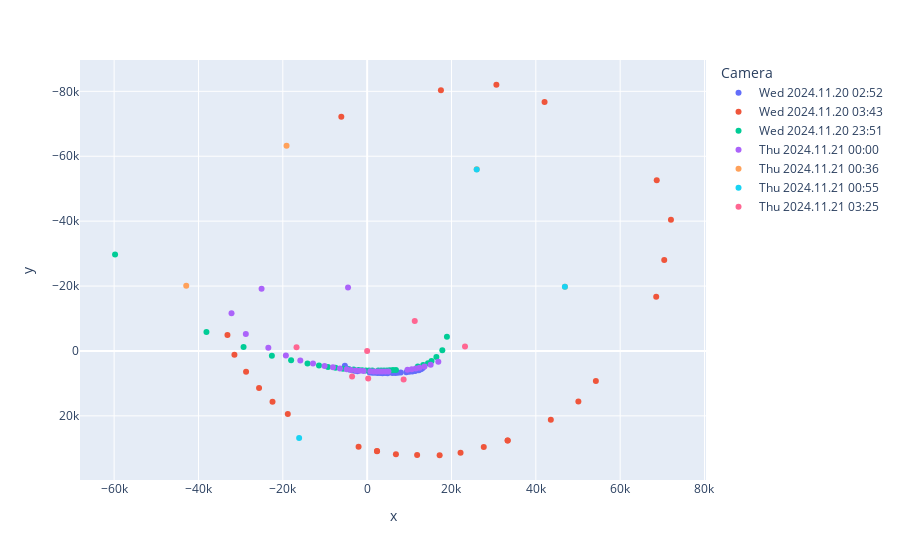

Here is the notebook cell this chart was saved with:
### Markdown cell above
Then we keep solving the intiial camera calibration, progressively removiving points with largest values until we get a good camera solve (e.g. values > 20k can be confusing for residuals)

### Code cell
fig = px.scatter(data_points
	, x='x'
	, y='y'
	, hover_name='Laser'
	, hover_data=['Active beam captures']
	, color='Camera')
fig.update_yaxes(autorange="reversed")
fig.show()

### Figure 1 — Plotly figure (JSON) as saved in the notebook; plotly's stock layout.template omitted (floating-point values rounded to 4 significant figures)
{"data": [{"customdata": [[9], [9], [9], [7], [9], [9], [9], [9], [9], [9], [9], [8], [8], [9], [7], [9], [9], [8], [9], [9], [5], [9], [8], [9], [9], [9], [8]], "hovertemplate": "<b>%{hovertext}</b><br><br>Camera=Wed 2024.11.20 02:52<br>x=%{x}<br>y=%{y}<br>Active beam captures=%{customdata[0]}<extra></extra>", "hovertext": ["Laser 1", "Laser 2", "Laser 3", "Laser 4", "Laser 36", "Laser 6", "Laser 7", "Laser 8", "Laser 10", "Laser 27", "Laser 40", "Laser 13", "Laser 15", "Laser 16", "Laser 17", "Laser 18", "Laser 19", "Laser 20", "Laser 21", "Laser 22", "Laser 29", "Laser 30", "Laser 31", "Laser 32", "Laser 33", "Laser 38", "Laser 39"], "legendgroup": "Wed 2024.11.20 02:52", "marker": {"color": "#636efa", "symbol": "circle"}, "mode": "markers", "name": "Wed 2024.11.20 02:52", "orientation": "v", "showlegend": true, "type": "scatter", "x": [591.8, 1229.0, 1832.0, 2463.0, 3083.0, 3644.0, 4264.0, 4855.0, 5962.0, 6676.0, 7307.0, 7961.0, 9294.0, 9991.0, 10710.0, 11410.0, 12250.0, 12710.0, 13040.0, 13320.0, -5286.0, -5305.0, -4871.0, -4196.0, -3561.0, -2972.0, -2307.0], "xaxis": "x", "y": [6617.0, 6697.0, 6748.0, 6781.0, 6819.0, 6834.0, 6832.0, 6833.0, 6802.0, 6767.0, 6706.0, 6651.0, 6531.0, 6428.0, 6319.0, 6149.0, 5908.0, 5668.0, 5374.0, 5012.0, 4576.0, 5035.0, 5419.0, 5706.0, 5924.0, 6089.0, 6235.0], "yaxis": "y"}, {"customdata": [[4], [4], [4], [4], [4], [4], [4], [4], [4], [4], [3], [4], [4], [4], [3], [4], [4], [3], [4], [4], [4], [4], [3], [4], [4], [4], [4]], "hovertemplate": "<b>%{hovertext}</b><br><br>Camera=Wed 2024.11.20 03:43<br>x=%{x}<br>y=%{y}<br>Active beam captures=%{customdata[0]}<extra></extra>", "hovertext": ["Laser 1", "Laser 2", "Laser 3", "Laser 4", "Laser 36", "Laser 6", "Laser 7", "Laser 8", "Laser 10", "Laser 27", "Laser 40", "Laser 15", "Laser 16", "Laser 17", "Laser 18", "Laser 21", "Laser 22", "Laser 2", "Laser 8", "Laser 23", "Laser 25", "Laser 30", "Laser 31", "Laser 32", "Laser 33", "Laser 38", "Laser 39"], "legendgroup": "Wed 2024.11.20 03:43", "marker": {"color": "#EF553B", "symbol": "circle"}, "mode": "markers", "name": "Wed 2024.11.20 03:43", "orientation": "v", "showlegend": true, "type": "scatter", "x": [-2032.0, 2341.0, 6824.0, 11850.0, 17190.0, 22150.0, 27660.0, 33310.0, 43560.0, 50090.0, 54240.0, 68550.0, 70450.0, 72050.0, 68680.0, 42070.0, 30650.0, 2339.0, 33330.0, 17500.0, -6128.0, -33130.0, -31470.0, -28710.0, -25630.0, -22440.0, -18820.0], "xaxis": "x", "y": [29540.0, 30880.0, 31810.0, 32060.0, 32140.0, 31340.0, 29610.0, 27580.0, 21160.0, 15560.0, 9264.0, -16720.0, -28040.0, -40460.0, -52580.0, -76740.0, -82030.0, 30820.0, 27600.0, -80360.0, -72200.0, -4921.0, 1202.0, 6447.0, 11390.0, 15630.0, 19430.0], "yaxis": "y"}, {"customdata": [[2], [2], [2], [3], [2], [3], [3], [3], [3], [3], [3], [3], [3], [4], [4], [4], [3], [4], [4], [4], [2], [4], [4], [3], [3], [4], [4], [3], [3], [3], [2]], "hovertemplate": "<b>%{hovertext}</b><br><br>Camera=Wed 2024.11.20 23:51<br>x=%{x}<br>y=%{y}<br>Active beam captures=%{customdata[0]}<extra></extra>", "hovertext": ["Laser 1", "Laser 3", "Laser 4", "Laser 36", "Laser 6", "Laser 7", "Laser 8", "Laser 37", "Laser 10", "Laser 27", "Laser 40", "Laser 13", "Laser 35", "Laser 15", "Laser 16", "Laser 17", "Laser 18", "Laser 20", "Laser 21", "Laser 22", "Laser 23", "Laser 24", "Laser 25", "Laser 26", "Laser 29", "Laser 30", "Laser 31", "Laser 32", "Laser 33", "Laser 38", "Laser 39"], "legendgroup": "Wed 2024.11.20 23:51", "marker": {"color": "#00cc96", "symbol": "circle"}, "mode": "markers", "name": "Wed 2024.11.20 23:51", "orientation": "v", "showlegend": true, "type": "scatter", "x": [-59780.0, -38110.0, -29310.0, -22590.0, -18030.0, -14150.0, -11420.0, -9282.0, -7511.0, -5715.0, -4369.0, -3193.0, -2034.0, -1191.0, -313.1, 442.5, 1224.0, 2623.0, 3322.0, 4002.0, 4679.0, 5344.0, 6109.0, 6830.0, 12020.0, 13290.0, 14430.0, 15260.0, 16420.0, 17830.0, 18920.0], "xaxis": "x", "y": [-29720.0, -5809.0, -1251.0, 1445.0, 2895.0, 3871.0, 4503.0, 4923.0, 5204.0, 5468.0, 5608.0, 5740.0, 5850.0, 5941.0, 5992.0, 6039.0, 6057.0, 6050.0, 6040.0, 6028.0, 5987.0, 5945.0, 5887.0, 5848.0, 4769.0, 4315.0, 3784.0, 3077.0, 1859.0, -239.3, -4357.0], "yaxis": "y"}, {"customdata": [[2], [2], [4], [4], [3], [3], [2], [3], [3], [4], [4], [4], [3], [4], [4], [4], [3], [4], [4], [4], [4], [4], [4], [4], [4], [4], [3], [4], [4], [3]], "hovertemplate": "<b>%{hovertext}</b><br><br>Camera=Thu 2024.11.21 00:00<br>x=%{x}<br>y=%{y}<br>Active beam captures=%{customdata[0]}<extra></extra>", "hovertext": ["Laser 3", "Laser 4", "Laser 36", "Laser 6", "Laser 7", "Laser 8", "Laser 37", "Laser 10", "Laser 27", "Laser 40", "Laser 13", "Laser 35", "Laser 15", "Laser 16", "Laser 17", "Laser 18", "Laser 20", "Laser 21", "Laser 22", "Laser 23", "Laser 24", "Laser 25", "Laser 26", "Laser 29", "Laser 30", "Laser 31", "Laser 32", "Laser 33", "Laser 38", "Laser 39"], "legendgroup": "Thu 2024.11.21 00:00", "marker": {"color": "#ab63fa", "symbol": "circle"}, "mode": "markers", "name": "Thu 2024.11.21 00:00", "orientation": "v", "showlegend": true, "type": "scatter", "x": [-4533.0, -25040.0, -32160.0, -28770.0, -23430.0, -19270.0, -15850.0, -12840.0, -10100.0, -8113.0, -6457.0, -4844.0, -3782.0, -2670.0, -1764.0, -830.4, 755.0, 1535.0, 2252.0, 2957.0, 3624.0, 4355.0, 5043.0, 9562.0, 10580.0, 11530.0, 12420.0, 13600.0, 15060.0, 16880.0], "xaxis": "x", "y": [-19560.0, -19140.0, -11650.0, -5247.0, -975.6, 1436.0, 2904.0, 3852.0, 4629.0, 5049.0, 5391.0, 5673.0, 5875.0, 6011.0, 6123.0, 6195.0, 6272.0, 6300.0, 6325.0, 6320.0, 6312.0, 6298.0, 6300.0, 5816.0, 5635.0, 5440.0, 5181.0, 4783.0, 4217.0, 3349.0], "yaxis": "y"}, {"customdata": [[8], [9], [9], [8]], "hovertemplate": "<b>%{hovertext}</b><br><br>Camera=Thu 2024.11.21 00:36<br>x=%{x}<br>y=%{y}<br>Active beam captures=%{customdata[0]}<extra></extra>", "hovertext": ["Laser 1", "Laser 36", "Laser 10", "Laser 39"], "legendgroup": "Thu 2024.11.21 00:36", "marker": {"color": "#FFA15A", "symbol": "circle"}, "mode": "markers", "name": "Thu 2024.11.21 00:36", "orientation": "v", "showlegend": true, "type": "scatter", "x": [25990.0, -19110.0, -42900.0, 46920.0], "xaxis": "x", "y": [-55960, -63200.0, -20090.0, -19760.0], "yaxis": "y"}, {"customdata": [[9], [9], [9]], "hovertemplate": "<b>%{hovertext}</b><br><br>Camera=Thu 2024.11.21 00:55<br>x=%{x}<br>y=%{y}<br>Active beam captures=%{customdata[0]}<extra></extra>", "hovertext": ["Laser 1", "Laser 19", "Laser 39"], "legendgroup": "Thu 2024.11.21 00:55", "marker": {"color": "#19d3f3", "symbol": "circle"}, "mode": "markers", "name": "Thu 2024.11.21 00:55", "orientation": "v", "showlegend": true, "type": "scatter", "x": [25980.0, -16130.0, 46890.0], "xaxis": "x", "y": [-55940.0, 26790.0, -19750.0], "yaxis": "y"}, {"customdata": [[9], [9], [1], [9], [9], [8], [9]], "hovertemplate": "<b>%{hovertext}</b><br><br>Camera=Thu 2024.11.21 03:25<br>x=%{x}<br>y=%{y}<br>Active beam captures=%{customdata[0]}<extra></extra>", "hovertext": ["Laser 6", "Laser 18", "Laser 19", "Laser 20", "Laser 24", "Laser 30", "Laser 38"], "legendgroup": "Thu 2024.11.21 03:25", "marker": {"color": "#FF6692", "symbol": "circle"}, "mode": "markers", "name": "Thu 2024.11.21 03:25", "orientation": "v", "showlegend": true, "type": "scatter", "x": [8649.0, 23210.0, 0, 11290.0, -16750.0, -3572.0, 249.4], "xaxis": "x", "y": [8766.0, -1393.0, 0, -9198.0, -1115.0, 7895.0, 8501.0], "yaxis": "y"}], "layout": {"legend": {"title": {"text": "Camera"}, "tracegroupgap": 0}, "margin": {"t": 60}, "xaxis": {"anchor": "y", "domain": [0, 1], "title": {"text": "x"}}, "yaxis": {"anchor": "x", "autorange": "reversed", "domain": [0, 1], "title": {"text": "y"}}}}
